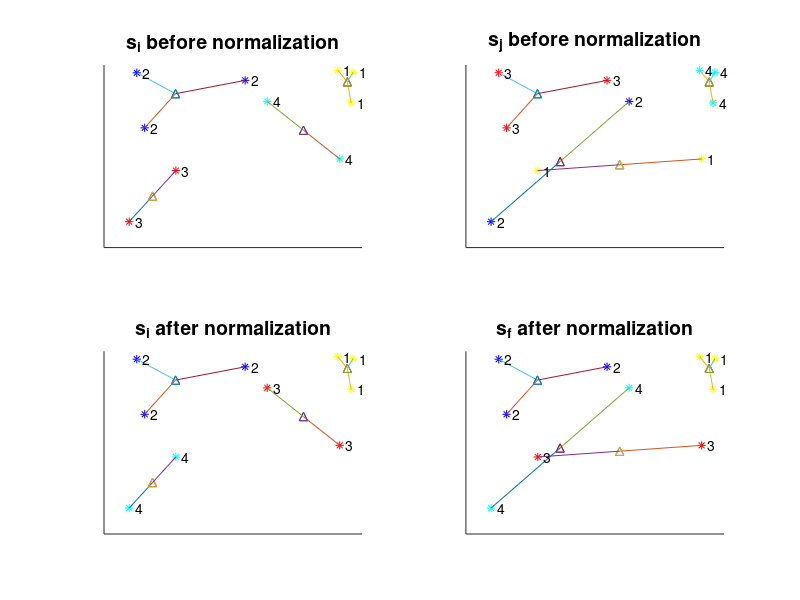

Here is the MATLAB script that generated this plot:
%numero de centroides conhecido a priori
n = 4;

%localizacao dos pontos
A = [    
    0.9058    0.9706
    0.1270    0.9572
    0.9134    0.4854
    0.6324    0.8003
    0.0975    0.1419
    0.2785    0.4218
    0.5469    0.9157
    0.9575    0.7922
    0.9649    0.9595
    0.1576    0.6557
    ];

%duas solucoes
nos = 10;
s1 = [1 2 4 4 3 3 2 1 1 2];
s2 = [4 3 1 2 2 1 3 4 4 3];

%calculando centroides
c1 = [];
c2 = [];
for i=1:n
    p = find(s1==i);    
    c1 = [c1; (sum(A(p,1)/size(p,2))) (sum(A(p,2)/size(p,2)))];
    p = find(s2==i);    
    c2 = [c2; (sum(A(p,1)/size(p,2))) (sum(A(p,2)/size(p,2)))];
end

%vetor com as distancias
D = [];

%vetor para normalizar
V = [];

%centroides normalizados
Nc1 = [];
Nc2 = [];

%auxiliar
N1 = [-1 -1 -1 -1];
N2 = [-1 -1 -1 -1];

%primeiro passo da normalização
for i=1:4
    for j=1:4
        D(i,j) = sqrt((c1(i,1) - c2(j,1))^2 + (c1(i,2) - c2(j,2))^2);
        if size(V,1) == 0
            V = [i j D(i,j)];
        else
            k = 1;
            while V(k,3) <= D(i,j)
                k = k+1;
                if k > size(V,1)
                    break
                end
            end
                                    
            if k <= size(V,1)
                V = [V(1:k-1,:,:); i j D(i,j); V(k:size(V,1),:,:)]; 
            else
                V = [V; i j D(i,j)];
            end
        end
    end
end

%solucao transformada
ns1 = zeros(1,nos);
ns2 = zeros(1,nos);

%segundo passo, dar rótuos ao grupos baseado nas distâncias entre centroides
grupo = 1;
for i=1:n^2
    if N1(V(i,1))==-1 && N2(V(i,2))==-1
        %ajustar o vetor com os centroides
        Nc1 = [Nc1; c1(V(i,1),:)];
        Nc2 = [Nc2; c2(V(i,2),:)];
        N1(V(i,1))=0;
        N2(V(i,2))=0;
        
        %ajustar solucao
        ns1(find(s1 == V(i,1))) = grupo;
        ns2(find(s2 == V(i,2))) = grupo;
        grupo = grupo + 1;
    end
end

figure(1)
%cenário antes e depois da normalização 

subplot(2,2,1)
title('s_i before normalization','FontSize',14)
hold on
cores = jet(n);
cores = cores(randperm(n),:); 

for i=1:nos              
    plot(A(i,1), A(i,2),'*','Color',cores(s1(i),:));      
    plot(c1(s1(i),1),c1(s1(i),2),'^');
    plot([A(i,1) c1(s1(i),1)],[A(i,2) c1(s1(i),2)],'-');
    text(A(i,1), A(i,2),['  ' num2str(s1(i))]);        
end 
hold off
set(gca,'xtick',[],'ytick',[])

subplot(2,2,2)
title('s_j before normalization','FontSize',14)
hold on

for i=1:nos          
    plot(A(i,1), A(i,2),'*','Color',cores(s2(i),:));                
    plot(c2(s2(i),1),c2(s2(i),2),'^');
    plot([A(i,1) c2(s2(i),1)],[A(i,2) c2(s2(i),2)],'-');    
    text(A(i,1), A(i,2),['  ' num2str(s2(i))]);        
end 
hold off
set(gca,'xtick',[],'ytick',[])

subplot(2,2,3)
title('s_i after normalization','FontSize',14)
hold on

for i=1:nos          
    plot(A(i,1), A(i,2),'*','Color',cores(ns1(i),:));   
    plot(Nc1(ns1(i),1),Nc1(ns1(i),2),'^');
    plot([A(i,1) Nc1(ns1(i),1)],[A(i,2) Nc1(ns1(i),2)],'-');    
    text(A(i,1), A(i,2),['  ' num2str(ns1(i))]);        
end 
hold off
set(gca,'xtick',[],'ytick',[])

subplot(2,2,4)
title('s_f after normalization','FontSize',14)
hold on

for i=1:nos          
    plot(A(i,1), A(i,2),'*','Color',cores(ns2(i),:));                
    plot(Nc2(ns2(i),1),Nc2(ns2(i),2),'^');
    plot([A(i,1) Nc2(ns2(i),1)],[A(i,2) Nc2(ns2(i),2)],'-');    
    text(A(i,1), A(i,2),['  ' num2str(ns2(i))]);        
end 
hold off
set(gca,'xtick',[],'ytick',[])